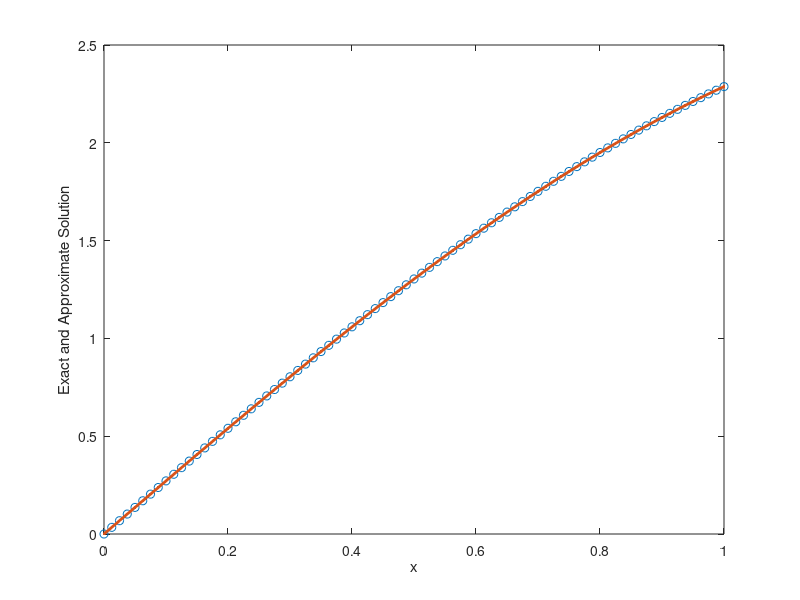

Source code (MATLAB):
%=========================================================
% 1D Heat Problem:  u_t - u_xx = f  on (0,1)x(0,1)
% BTCS finite difference method
%=========================================================
clear
clc
close all
%% Exact solution and source term
u = @(x,t) exp(t).*sin(x);
f = @(x,t) 2.*exp(t).*sin(x);
%%
a = 0;
b = 1;
h = 1/80;
N = (b-a)/h;
t0 = 0;
T = 1;
dt = 1e-2;
M = (T-t0)/dt;
s = dt/(h^2);
x = (a:h:b)';
t = (t0:dt:T)';
%% Initial condition
U = u(x(2:end-1),0);
%% Define diagonals as columns in a matrix
main_diag = ones(N-1, 1) * (1+2*s);         
super_diag = ones(N-1, 1) * (-s);   
sub_diag = ones(N-1, 1) * (-s);    
A = spdiags([sub_diag, main_diag, super_diag], [-1, 0, 1], N-1, N-1);
%% Time loop
for n=1:M
    n*dt
    F = U + dt*f(x(2:end-1),n*dt);
    F(1)   = F(1)   + s*u(a,n*dt);
    F(end) = F(end) + s*u(b,n*dt);
    U = A\F;
end
norm(U-u(x(2:end-1),T),inf)
plot(x,[u(a,T);U;u(b,T)],'o',x,u(x,T),'.-','LineWidth',2)
xlabel('x')
ylabel('Exact and Approximate Solution')
